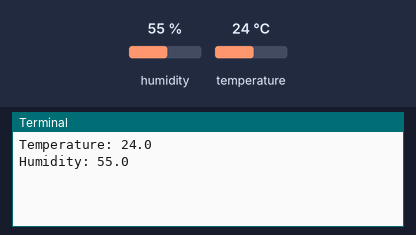
Bench run of a program on a simulated Raspberry Pi (BCM pin numbers). On the bench: the last lines printed to the terminal. The test bench sets the inputs (shaded band); at power-on: humidity 55 %, temperature 24 °C.

Above: at 1.2 s.
1.3 s: humidity set to 22 %
At 3.1 s:
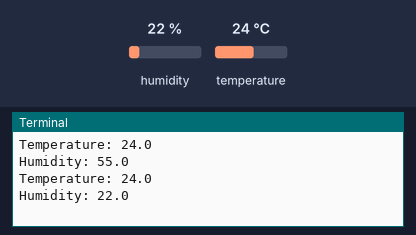
3.4 s: temperature set to 12 °C
At 4.4 s:
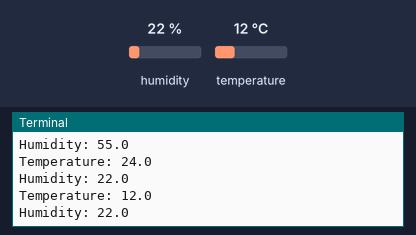
5.5 s: humidity set to 40 %
At 7.4 s:
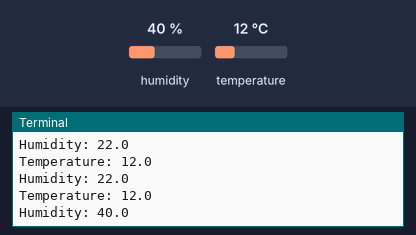
Timing chart, 0 to 8.9 s (numbered marks = the images above; inputs shaded):
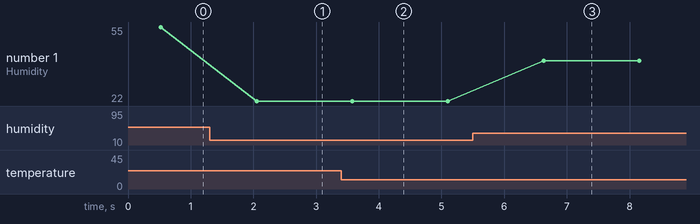

Measured:
- after the input at 1.3 s, the terminal: prints a new line after 0.75 s (image 1)
- after the input at 3.4 s, the terminal: prints a new line after 0.18 s (image 2)
- after the input at 5.5 s, the terminal: prints a new line after 1.1 s (image 3)
- plotted number 1: 55 → 22 after the input at 1.3 s, 22 → 40 after the input at 5.5 s

The program:

server.py
```python
from time import sleep
import Adafruit_DHT

def temperature():
  SENSOR = Adafruit_DHT.DHT11
  PIN = 4
  humidity, temperature = Adafruit_DHT.read_retry(SENSOR, PIN)
  if humidity is not None and temperature is not None:
    print("Temperature: " + str(temperature))
    print("Humidity: " + str(humidity))
  else:
    print("Nu e bun")

while True:
  temperature()
  sleep(1)
```
